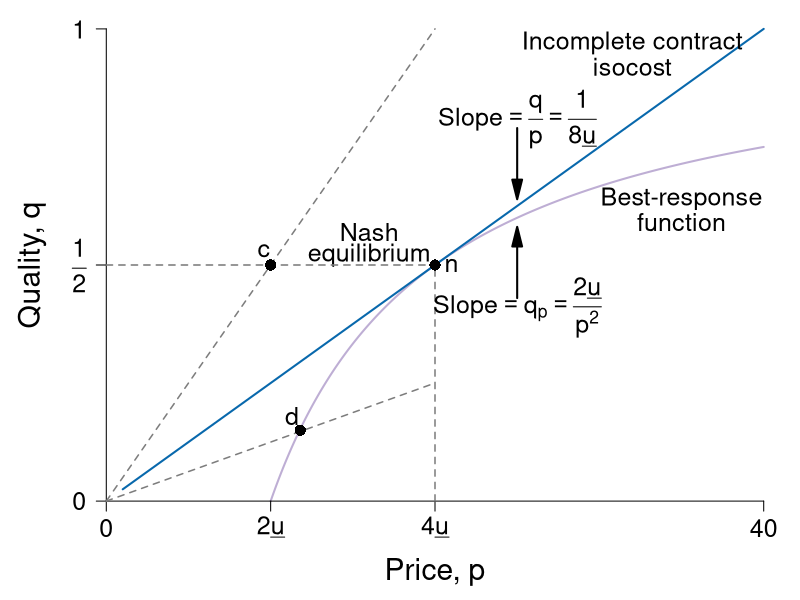

The R source for this figure:
require(ggplot2)
require(shape)
pdf(file = "information_power/ch11_fig5.pdf", width = 9, height = 7)

#Set parameters for graphics
axislabelsize <- 1.8
labelsize <- 1.5
namesize <- 1.8
annotatesize <- 1.5
graphlinewidth <- 2
segmentlinewidth <- 1.5

COL <- c("#7fc97f", "#beaed4", "#fdc086", "#ffff99", "#386cb0", "#f0027f", "#bf5b17", "#666666")
COLA <- c("#e0f3db", "#99d8c9","#66c2a4","#41ae76", "#238b45", "#005824")
COLB <- c("#c6dbef", "#4eb3d3", "#2b8cbe", "#0868ac","#084081")
COLC <- c("#fcfbfd", "#efedf5", "#dadaeb", "#bcbddc", "#9e9ac8", "#807dba", "#6a51a3", "#54278f", "#3f007d")
grays <- gray.colors(25, start = 1, end = 0)

brfFn <- function(p, delta = 5) {
  1 - (2 * delta) / p
}

solowCondition <- function(p, delta = 5){
  (p*(1/(8*delta)))
}


par(mar =  c(4, 4, 0.5, 0.5))
xlims <- c(0, 40)
ylims <- c(0, 1)


plot(0, 0, xlim = xlims, ylim = ylims, type = "n",
     xlab = "",
     ylab = "",
     xaxt = "n", yaxt = "n", cex.lab = axislabelsize, bty = "n")

npts <- 500 
npts2 <- 501
#Specify the sequences of points for graphing. 
xx1 <- seq(10, xlims[2], length.out = npts)
xx2 <- seq(1, xlims[2], length.out = npts)

#Draw the lines for the graphs
lines(xx1, brfFn(xx1), col = COL[2], lwd = graphlinewidth)
lines(xx2, solowCondition(xx2, delta = 5), col = COLB[4], lwd = graphlinewidth)

#Customize ticks and labels for the plot
ticksy <- c(0, 0.5, 1)
ylabels <- c(0, expression(paste(frac(1,2))), 1)
ticksx <- c(0, 10, 20, 40)
xlabels <- c(0, expression(paste(2*underline("u"))), expression(paste(4*underline("u"))), 40)
axis(1, at = ticksx, pos = 0, labels = xlabels, cex.axis = labelsize)
axis(2, at = ticksy, pos = 0, labels = ylabels, las = 1, cex.axis = labelsize)

mtext(expression(paste("Price, ", p)), side = 1, line = 2.5, cex = axislabelsize)
text(-4.5, 0.5*ylims[2], expression(paste("Quality, ", q)), xpd = TRUE, cex = axislabelsize, srt = 90) 

#Annotation of the three graphs and the NE
text(32, 0.97, expression(paste("Incomplete contract")), cex = annotatesize)
text(32, 0.92, expression(paste("isocost")), cex = annotatesize)
#text(32, 0.92, expression(paste(q == frac(p, 8*underline("u")))), cex = annotatesize)
text(35, 0.64, expression(paste("Best-response")), cex = annotatesize)
text(35, 0.59, expression(paste("function")), cex = annotatesize)
#text(35, 0.50, expression(paste(q == 1 - frac(2*underline("u"), p))), cex = annotatesize)
text(16, 0.57, expression(paste("Nash")), cex = annotatesize)
text(16, 0.52, expression(paste("equilibrium")), cex = annotatesize)

#Lines for the coordinates of the Nash equilbrium
segments(20, 0, 20, 0.5, lty = 2, col = grays[20], lwd = segmentlinewidth)
segments(0, 0.5, 20, 0.5, lty = 2, col = grays[20], lwd = segmentlinewidth)

#Iso-cost slope annotation
text(25, 0.81, expression(paste("Slope", phantom() == frac(q,p), phantom() == frac(1, 8*underline("u")))), cex = annotatesize)
Arrows(25, 0.79, 25, 0.66, col = "black", lty = 1, lwd = 2, arr.type = "triangle")

#BRF Slope annotation
text(25, 0.41, expression(paste("Slope", phantom() == q[p], phantom() == frac(2*underline("u"), p^2))), cex = annotatesize)
Arrows(25, 0.43, 25, 0.56, col = "black", lty = 1, lwd = 2, arr.type = "triangle")

#Add a point for the NE
points(20, 0.5, pch = 16, col = "black", cex = 1.5)
text(21, 0.5, expression(paste("n")), cex = annotatesize)

#Add a ray and a point for c.  
segments(0, 0, 20, 1, lty = 2, lwd = segmentlinewidth, col = grays[20])
points(10, 0.5, pch = 16, col = "black", cex = 1.5)
text(9.6, 0.53, expression(paste("c")), cex = annotatesize)

#Add a ray and a point for d. 
segments(0, 0, 20, 0.25, lty = 2, lwd = segmentlinewidth, col = grays[20])
points(11.8, 0.15, pch = 16, col = "black", cex = 1.5)
text(11.3, 0.18, expression(paste("d")), cex = annotatesize)

dev.off()
